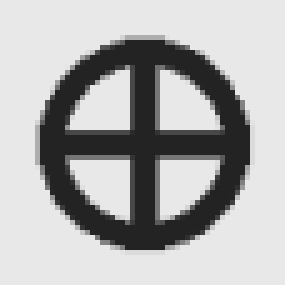
#> input picture Image processing/image-processing-labs/labs/lab05/assets/template.png, 57 x 57 px (shown 5 times larger)
$ python ex04_template_matching.py
#> lines starting #> are read from the running program, lines starting #| are printed output that depends on the picture
### Image processing/image-processing-labs/labs/common/io.py
"""Small image, camera, and montage helpers provided to students."""

from collections.abc import Iterator, Sequence
from contextlib import contextmanager
from pathlib import Path
import sys

import cv2
import numpy as np

Panel = tuple[str, np.ndarray]
CameraRequest = tuple[str, int, float]


# [7 lines left out: function load_bgr, not called in this run]


@contextmanager
def camera_frames(camera_id: int, requests: Sequence[CameraRequest] = ()) -> Iterator[Iterator[np.ndarray]]:
    """Yield frames, restore every requested property, and release the camera."""

    # on window, prefer DirectShow to avoid issues with color controls
    CAMERA_API = cv2.CAP_DSHOW if sys.platform == "win32" else cv2.CAP_ANY

    camera = cv2.VideoCapture(camera_id, CAMERA_API)
    if not camera.isOpened():
        camera.release()
        raise RuntimeError(f"Could not open camera {camera_id}")

    def frames() -> Iterator[np.ndarray]:
        while True:
            ok, frame = camera.read()
            if not ok or frame is None:
                raise RuntimeError(f"Could not read from camera {camera_id}")
            yield frame

    original = []
    try:
        # Read every original value before a request can affect another control.
        original = [(property_id, float(camera.get(property_id))) for _, property_id, _ in requests]

        # first we set all properties, then we read them again
        requests_res = []
        for label, property_id, value in requests:
            requests_res.append(bool(camera.set(property_id, value)))

        # print the results of the requests
        for (label, property_id, value), accepted in zip(requests, requests_res):
            print(f"{label}: requested={value}, set()={accepted}, actual={float(camera.get(property_id))}")

        yield frames()

    finally:
        try:
            # Restore manual controls before re-enabling automatic controls.
            for property_id, value in reversed(original):
                camera.set(property_id, value)
        finally:
            camera.release()


# [60 lines left out: functions _display_bgr, make_montage, not called in this run]

### Image processing/image-processing-labs/labs/lab05/exercises/ex04_template_matching.py
"""Optional: find printed symbols and expose rotation and scale sensitivity."""

from pathlib import Path

import cv2
import numpy as np

from labs.common import camera_frames, make_montage

LAB = Path(__file__).resolve().parents[1]
ASSETS = LAB / "assets"
CAMERA_ID = 1
REQUESTS = [("width", cv2.CAP_PROP_FRAME_WIDTH, 800.0),
            ("height", cv2.CAP_PROP_FRAME_HEIGHT, 600.0)]


def process(frame: np.ndarray, template: np.ndarray):
    height, width = frame.shape[:2]
    side = min(height, width)
    top, left = (height - side) // 2, (width - side) // 2
    crop = frame[top:top + side, left:left + side]
    full_view = frame.copy()
    cv2.rectangle(full_view, (left, top), (left + side - 1, top + side - 1), (0, 200, 0), 3)

    # compare the crop with the supplied template at its fixed pixel size
    gray = cv2.cvtColor(crop, cv2.COLOR_BGR2GRAY)
    # TODO: compute scores, the mean-subtracted normalized correlation of template
    # at every position of gray
    raise NotImplementedError("Compute the template score map")

    # find local peaks in the template matching score map
    peaks = (scores >= 0.75) & (scores == cv2.dilate(scores, np.ones((15, 15), np.uint8)))
    locations = np.column_stack(np.nonzero(peaks))

    # visualization
    result = crop.copy()
    match_height, match_width = template.shape

    for y, x in locations:
        cv2.rectangle(result, (x, y), (x + match_width, y + match_height), (0, 170, 0), 3)

    heatmap = cv2.applyColorMap((np.clip(scores, 0, 1) * 255).astype(np.uint8), cv2.COLORMAP_TURBO)

    return [("Full camera frame: crop in green", full_view),
            ("Printed template scene", crop),
            ("Template score map", heatmap),
            (f"Upright matches: {len(locations)}", result)]


def main() -> None:
    # load the template once, already sized for the expected 600 px camera crop
    template = cv2.imread(ASSETS / "template.png", cv2.IMREAD_GRAYSCALE)
#> template is the input picture: shape (57, 57); min 35, max 232, mean 175.2
    print("Fill the green square with the template scene. Press Q to quit.")
    try:
        with camera_frames(CAMERA_ID, REQUESTS) as frames:
            for frame in frames:
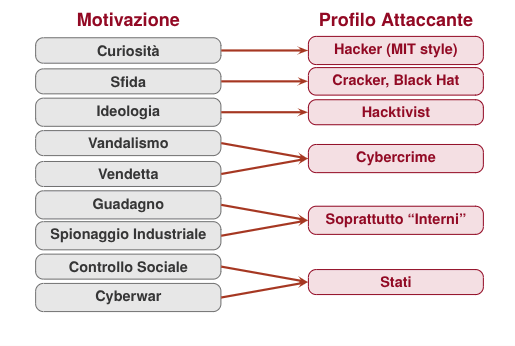
#> input picture Cyber security/img/Pasted image 20260928113901.png, 515 x 346 px, given in place of the camera
                cv2.imshow("Lecture 5 - template matching", make_montage(process(frame, template), columns=2, panel_width=360))
                if cv2.waitKey(1) & 0xFF in (ord("q"), ord("Q")):
                    break
#> this loop made 1 pass
#> pass 1, in process, `crop = frame[top:top + side, left:left + side]`:
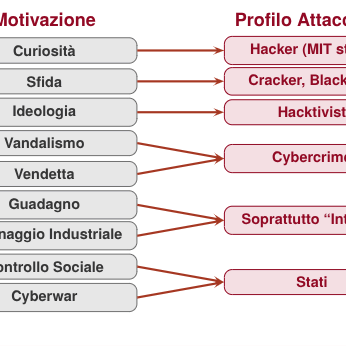
#> crop: shape (346, 346, 3); mean B, G, R 225, 223.7, 233.7
#> pass 1, in process, `gray = cv2.cvtColor(crop, cv2.COLOR_BGR2GRAY)`:
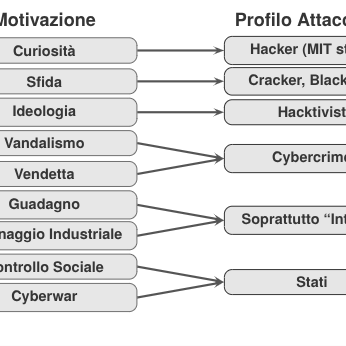
#> gray: shape (346, 346); min 53, max 255, mean 226.9
    finally:
        cv2.destroyAllWindows()


if __name__ == "__main__":
#> (the run stopped early here; a loop or call above may not have finished)
